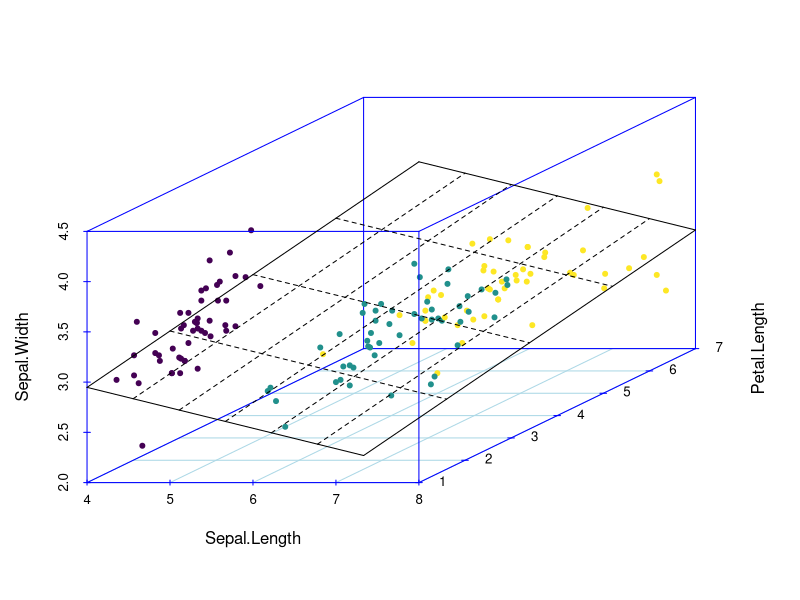
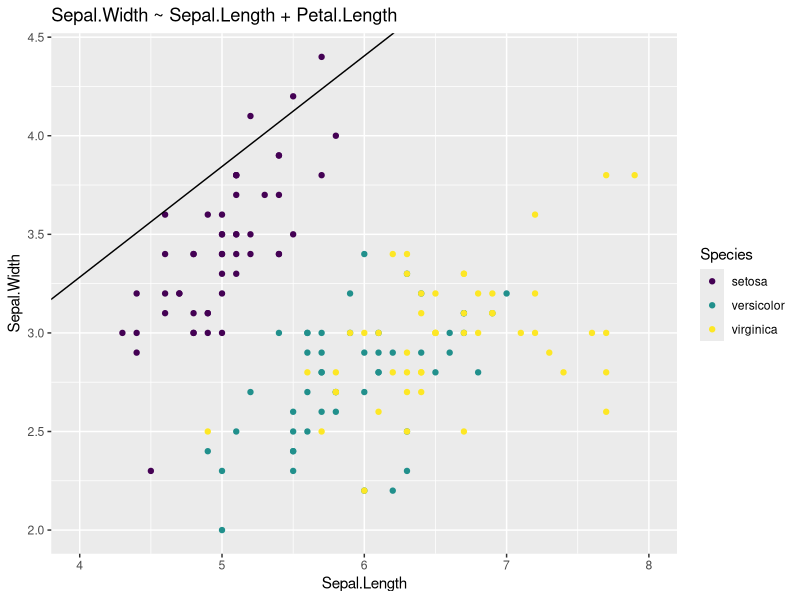
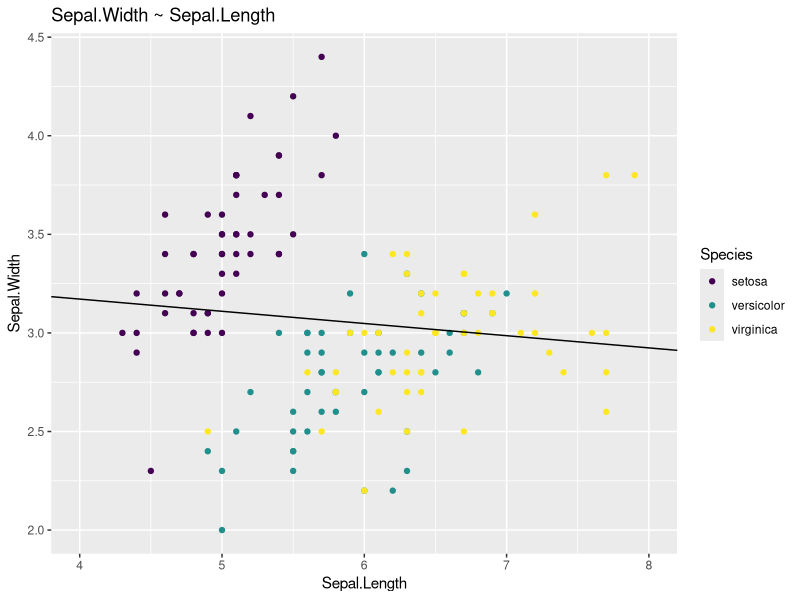
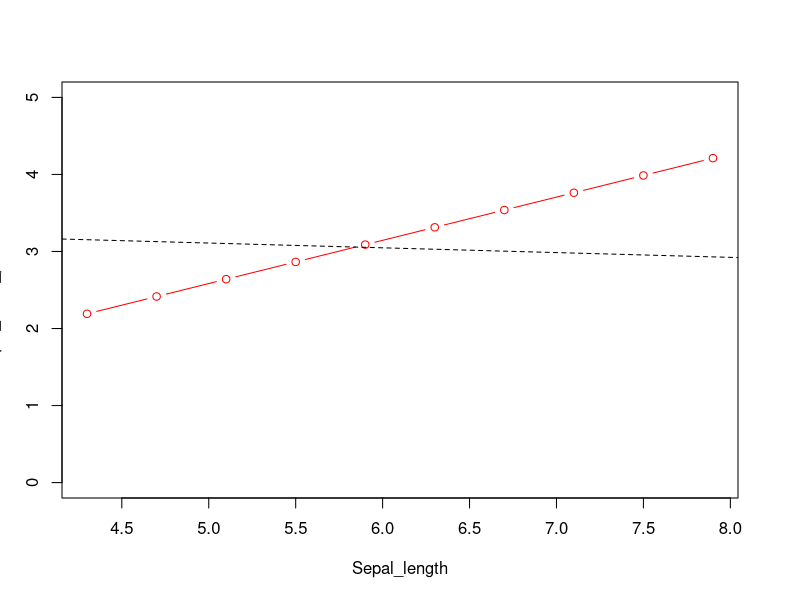
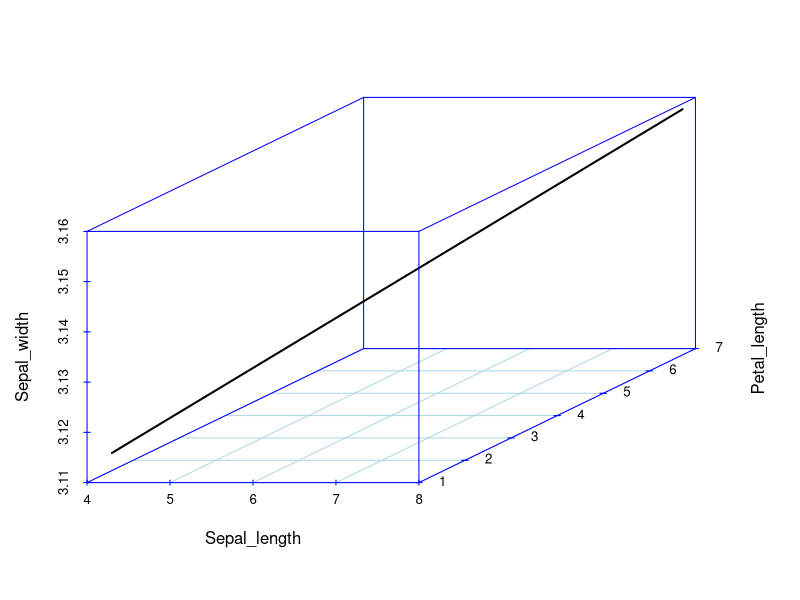
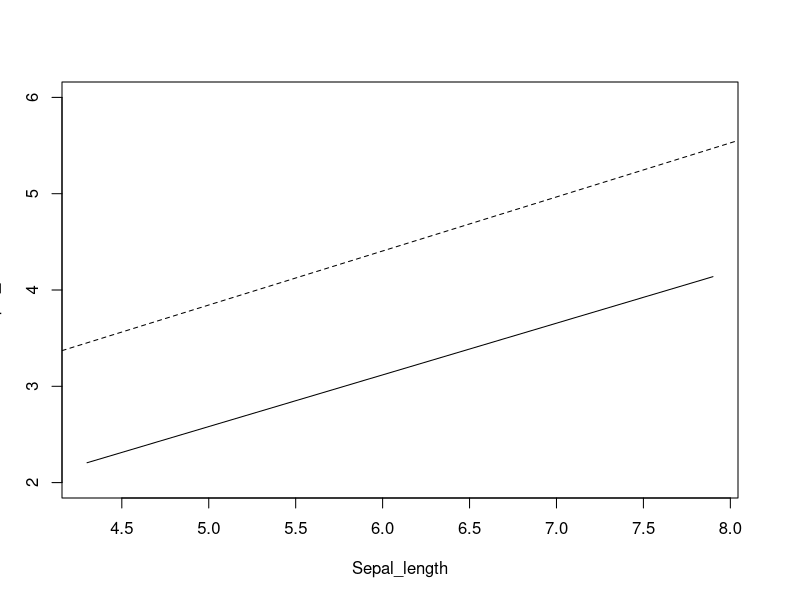
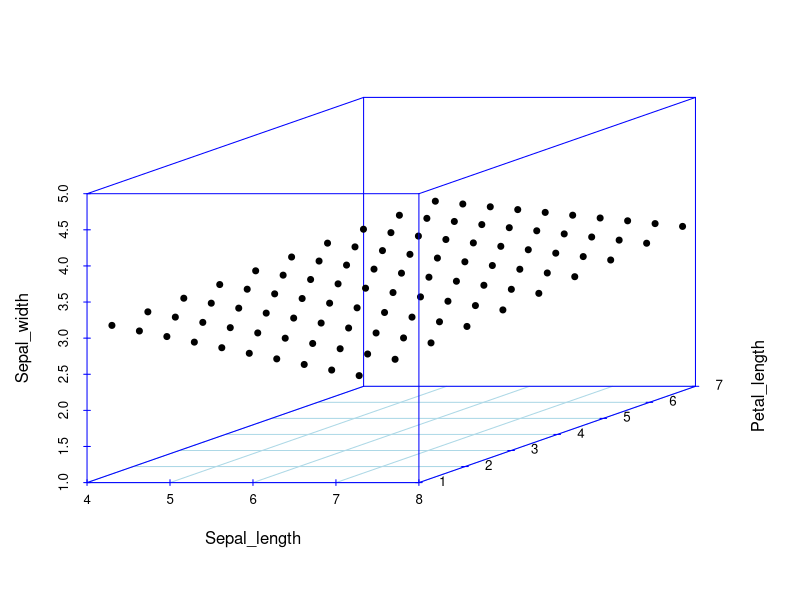

Write R code to recreate these figures, in order.
## ---- chunk 1
library(tidyverse)
library(scatterplot3d)
library(viridis)
## ---- chunk 2
m2 <- lm(Sepal.Width ~ Sepal.Length + Petal.Length, data = iris)
## ---- chunk 3
s3d <- with(iris, scatterplot3d(Sepal.Length, Petal.Length, Sepal.Width, pch = 20, color = rep(viridis(3), table(iris$Species)), col.axis = "blue", col.grid = "lightblue"))
s3d$plane3d(m2, lty.box = "solid")
## ---- chunk 4
p <- ggplot(iris, aes(Sepal.Length, Sepal.Width, color = Species)) +
  geom_point() +
  xlim(4, 8) +
  scale_color_viridis(discrete = TRUE)
p + geom_abline(intercept = coef(m2)[1], slope = coef(m2)[2]) +
  labs(title = deparse(formula(m2)))
m1 <- lm(Sepal.Width ~ Sepal.Length, data = iris)
p + geom_abline(intercept = coef(m1)[1], slope = coef(m1)[2]) +
  labs(title = deparse(formula(m1)))
## ---- chunk 5
coef(m1)
coef(m2)
## ---- chunk 6
AIC(m1, m2)
## ---- chunk 7
## New sepal length values
Sepal_length <- seq(min(iris$Sepal.Length), max(iris$Sepal.Length), length.out = 10)
## Keep new petal length constant
Petal_length <- mean(iris$Petal.Length)
## Extract model coeficents
a <- coef(m2)[1]
b1 <- coef(m2)[2]
b2 <- coef(m2)[3]
## Predict new sepal width values
Sepal_width_predicted <- a + b1 * Sepal_length + b2 * Petal_length
## ---- chunk 8
plot(Sepal_width_predicted ~ Sepal_length, type = "b", ylim = c(0, 5), col = "red")
# prediction from the single predictor model
abline(c(coef(m1)[1], coef(m1)[2]), lty = "dashed")
## ---- chunk 9
Petal_length <- seq(min(iris$Petal.Length), max(iris$Petal.Length), length.out = 10)
Sepal_width <- a + b1 * Sepal_length + b2 * Petal_length
dfr <- data_frame(Sepal_width, Sepal_length, Petal_length)
with(dfr, scatterplot3d(Sepal_length, Petal_length, Sepal_width, col.axis = "blue", col.grid = "lightblue", type = "l", lwd = 2))
## ---- chunk 10
m3 <- lm(Sepal.Width ~ Sepal.Length + Petal.Length + Sepal.Length * Petal.Length, data = iris)
AIC(m1, m2, m3)
## ---- chunk 11
Petal_length <-  mean(iris$Petal.Length)
a <- coef(m3)[1]
b1 <- coef(m3)[2]
b2 <- coef(m3)[3]
b3 <- coef(m3)[4]
Sepal_width <- a + b1 * Sepal_length + b2 * Petal_length + b3 * Sepal_length * Petal_length
plot(Sepal_width ~ Sepal_length, type = "l", ylim = c(2, 6))
abline(m2, lty = "dashed")
## ---- chunk 12
Petal_length <-  seq(min(iris$Petal.Length), 
                     max(iris$Petal.Length), 
                     length.out = 100)
a <- coef(m3)[1]
b1 <- coef(m3)[2]
b2 <- coef(m3)[3]
b3 <- coef(m3)[4]

Sepal_width <-   a + b1 * Sepal_length + b2 * Petal_length +  b3 * Sepal_length * Petal_length
dfr <- data.frame(Sepal_width, Sepal_length, Petal_length)
with(dfr, scatterplot3d(Sepal_length, Petal_length, Sepal_width, pch = 20, col.axis = "blue", col.grid = "lightblue", lwd = 2))
